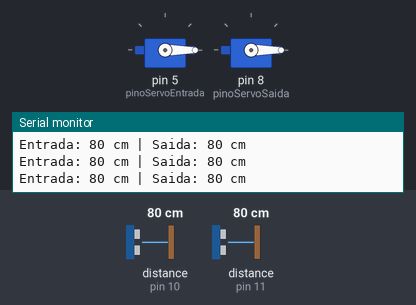
Recording of a sketch running on a simulated Arduino Uno, built with avr-gcc and run on an emulated ATmega328P. On the bench: 2 × servo, the last lines printed to the serial monitor. Wiring (inferred from the names in the program): 2 × ultrasonic range finder: trigger pin 4, echo pin 10 / trigger pin 9, echo pin 11. Inputs (shaded band) come from the test bench; at power-on: distance to the obstacle (sensors on pin 10, pin 11) 80 cm. The echo pulse lasts 58.3 µs per cm.

Above: at 1.2 s.
1.3 s: distance to the obstacle (sensor on pin 10) set to 23 cm
2.8 s: distance to the obstacle (sensor on pin 10) set to 19 cm
At 4.2 s:
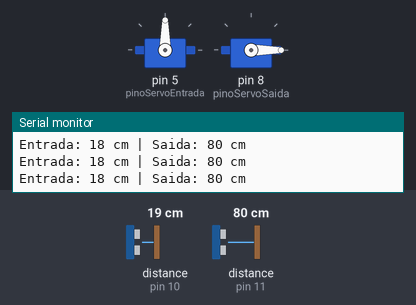
4.5 s: distance to the obstacle (sensor on pin 11) set to 23 cm
6.0 s: distance to the obstacle (sensor on pin 11) set to 18 cm
At 7.3 s:
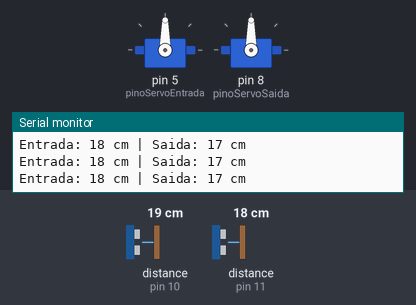
7.7 s: distance to the obstacle (sensor on pin 10) set to 2 cm
At 10.5 s:
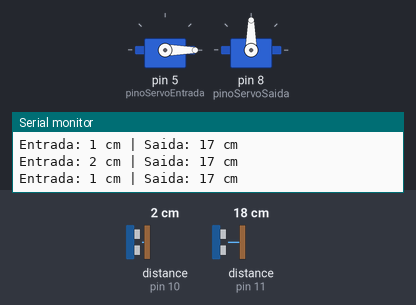
10.7 s: distance to the obstacle (sensor on pin 10) set to 5 cm
12.2 s: distance to the obstacle (sensor on pin 10) set to 8 cm
At 13.6 s:
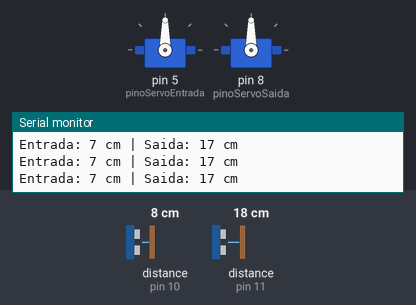
Timing chart, 0 to 15.0 s (numbered marks = the images above; inputs shaded):
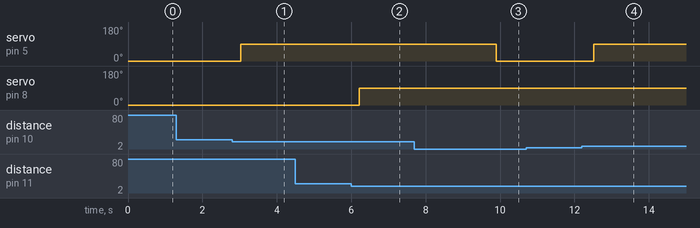

Measured:
- the behaviour switches between 21 and 20 cm on distance to the obstacle (sensor on pin 10) (found by bisection; images 0 and 1)
- the behaviour switches between 22 and 21 cm on distance to the obstacle (sensor on pin 11) (found by bisection; images 1 and 2)
- the behaviour switches between 6 and 7 cm on distance to the obstacle (sensor on pin 10) (found by bisection; images 3 and 4)
- after the input at 2.8 s, servo on pin 5 (pinoServoEntrada): 0° → 90° after 0.23 s
- after the input at 6.0 s, servo on pin 8 (pinoServoSaida): 0° → 90° after 0.21 s
- after the input at 7.7 s, servo on pin 5 (pinoServoEntrada): 90° → 0° after 2.2 s
- after the input at 12.2 s, servo on pin 5 (pinoServoEntrada): 0° → 90° after 0.32 s

The sketch:

teste.ino
```cpp
#include <Servo.h>

// SERVOS
Servo servoEntrada;
Servo servoSaida;

// SENSOR ENTRADA
const int trigEntrada = 4;
const int echoEntrada = 10;
const int pinoServoEntrada = 5;

// SENSOR SAIDA
const int trigSaida = 9;
const int echoSaida = 11;
const int pinoServoSaida = 8;

// CONFIGURACOES
const int distanciaMinima = 6;
const int distanciaMaxima = 20;

const int fechado = 0;
const int aberto = 90;

bool entradaAberta = false;
bool saidaAberta = false;

unsigned long entradaLivreDesde = 0;
unsigned long saidaLivreDesde = 0;

const unsigned long tempoParaFechar = 2000;

// MEDE DISTANCIA
long medirDistancia(int trig, int echo) {
  digitalWrite(trig, LOW);
  delayMicroseconds(2);

  digitalWrite(trig, HIGH);
  delayMicroseconds(10);

  digitalWrite(trig, LOW);

  unsigned long duracao = pulseIn(echo, HIGH, 40000UL);

  if (duracao == 0) {
    return -1;
  }

  return duracao / 58;
}

void setup() {
  Serial.begin(9600);

  pinMode(trigEntrada, OUTPUT);
  pinMode(echoEntrada, INPUT);

  pinMode(trigSaida, OUTPUT);
  pinMode(echoSaida, INPUT);

  servoEntrada.attach(pinoServoEntrada);
  servoSaida.attach(pinoServoSaida);

  servoEntrada.write(fechado);
  servoSaida.write(fechado);

  Serial.println("TESTE SENSORES + SERVOS INICIADO");
}

void loop() {
  long distanciaEntrada = medirDistancia(
    trigEntrada, echoEntrada
  );

  delay(60);

  long distanciaSaida = medirDistancia(
    trigSaida, echoSaida
  );

  bool carroEntrada =
    distanciaEntrada >= distanciaMinima &&
    distanciaEntrada <= distanciaMaxima;

  bool carroSaida =
    distanciaSaida >= distanciaMinima &&
    distanciaSaida <= distanciaMaxima;

  // ENTRADA
  if (carroEntrada) {
    entradaLivreDesde = 0;

    if (!entradaAberta) {
      servoEntrada.write(aberto);
      entradaAberta = true;

      Serial.println("ENTRADA: CANCELA ABERTA");
    }
  } else if (distanciaEntrada >= 0 && entradaAberta) {
    if (entradaLivreDesde == 0) {
      entradaLivreDesde = millis();
    }

    if (millis() - entradaLivreDesde >= tempoParaFechar) {
      servoEntrada.write(fechado);
      entradaAberta = false;
      entradaLivreDesde = 0;

      Serial.println("ENTRADA: CANCELA FECHADA");
    }
  }

  // SAIDA
  if (carroSaida) {
    saidaLivreDesde = 0;

    if (!saidaAberta) {
      servoSaida.write(aberto);
      saidaAberta = true;

      Serial.println("SAIDA: CANCELA ABERTA");
    }
  } else if (distanciaSaida >= 0 && saidaAberta) {
    if (saidaLivreDesde == 0) {
      saidaLivreDesde = millis();
    }

    if (millis() - saidaLivreDesde >= tempoParaFechar) {
      servoSaida.write(fechado);
      saidaAberta = false;
      saidaLivreDesde = 0;

      Serial.println("SAIDA: CANCELA FECHADA");
    }
  }

  // MONITORAMENTO
  Serial.print("Entrada: ");
  Serial.print(distanciaEntrada);
  Serial.print(" cm | Saida: ");
  Serial.print(distanciaSaida);
  Serial.println(" cm");

  delay(200);
}
```
